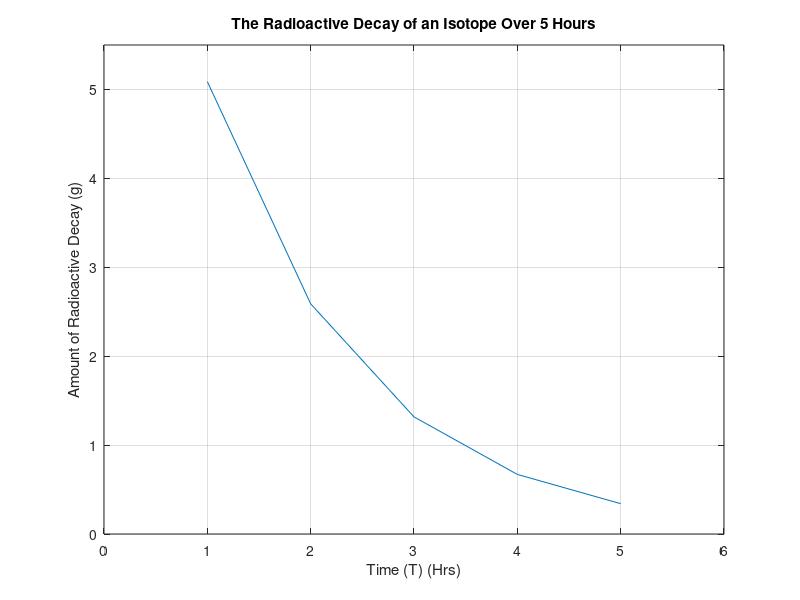

Reproduce this figure in MATLAB.
%{
Sworup Bhattarai      04/07/21 
MLHW 3
Problem 1

Radio active decay of an isotope is A = Aoe^(-t/k)
generate a plot of A over the period of 5 hrs
k = 1.48 hrs
Ao = 10 g
t = {1,2,3,4,5}
%}
clc; clear; close all;
A = [];
k = 1.48;
Ao = 10;
time = (1:1:5);

%for t = (1:1:5)
%    A = [A, (Ao * exp((-t)/k))];
%end
A = [A, (Ao * exp((-time)/k))];

figure('color', 'w')
plot(time,A,'markersize' , 12)
xlabel('Time (T) (Hrs)')
ylabel('Amount of Radioactive Decay (g)')
title('The Radioactive Decay of an Isotope Over 5 Hours')
axis([0 6 0 5.5]);
grid on;